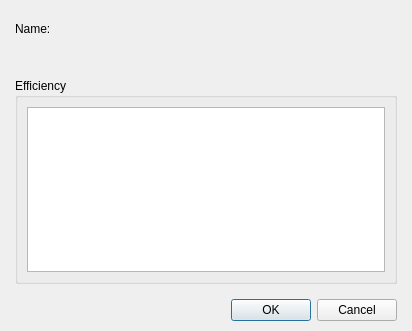
<?xml version="1.0" encoding="UTF-8"?>
<ui version="4.0">
 <class>DialogSystemElement</class>
 <widget class="QDialog" name="DialogSystemElement">
  <property name="geometry">
   <rect>
    <x>0</x>
    <y>0</y>
    <width>412</width>
    <height>331</height>
   </rect>
  </property>
  <property name="windowTitle">
   <string>Element</string>
  </property>
  <layout class="QGridLayout" name="gridLayout_2">
   <property name="leftMargin">
    <number>15</number>
   </property>
   <property name="topMargin">
    <number>10</number>
   </property>
   <property name="rightMargin">
    <number>15</number>
   </property>
   <property name="bottomMargin">
    <number>10</number>
   </property>
   <item row="0" column="0">
    <layout class="QVBoxLayout" name="verticalLayout_2" stretch="1,0">
     <property name="spacing">
      <number>15</number>
     </property>
     <item>
      <layout class="QVBoxLayout" name="verticalLayout" stretch="0,0,1">
       <item>
        <layout class="QHBoxLayout" name="horizontalLayout" stretch="0,1,0">
         <item>
          <widget class="QLabel" name="labelName">
           <property name="text">
            <string>Name:</string>
           </property>
          </widget>
         </item>
         <item>
          <widget class="WidgetTextLang" name="widgetTxtLangName" native="true">
           <property name="minimumSize">
            <size>
             <width>150</width>
             <height>0</height>
            </size>
           </property>
          </widget>
         </item>
         <item>
          <spacer name="horizontalSpacer">
           <property name="orientation">
            <enum>Qt::Horizontal</enum>
           </property>
           <property name="sizeHint" stdset="0">
            <size>
             <width>78</width>
             <height>38</height>
            </size>
           </property>
          </spacer>
         </item>
        </layout>
       </item>
       <item>
        <widget class="WidgetIcon" name="widgetIcon" native="true"/>
       </item>
       <item>
        <widget class="QGroupBox" name="groupBoxEfficiency">
         <property name="title">
          <string>Efficiency</string>
         </property>
         <layout class="QGridLayout" name="gridLayout">
          <item row="0" column="0">
           <widget class="WidgetSuperTree" name="treeViewEfficiency">
            <property name="horizontalScrollBarPolicy">
             <enum>Qt::ScrollBarAlwaysOff</enum>
            </property>
            <property name="editTriggers">
             <set>QAbstractItemView::NoEditTriggers</set>
            </property>
            <property name="indentation">
             <number>0</number>
            </property>
           </widget>
          </item>
         </layout>
        </widget>
       </item>
      </layout>
     </item>
     <item>
      <widget class="QDialogButtonBox" name="buttonBox">
       <property name="orientation">
        <enum>Qt::Horizontal</enum>
       </property>
       <property name="standardButtons">
        <set>QDialogButtonBox::Cancel|QDialogButtonBox::Ok</set>
       </property>
      </widget>
     </item>
    </layout>
   </item>
  </layout>
 </widget>
 <customwidgets>
  <customwidget>
   <class>WidgetSuperTree</class>
   <extends>QTreeView</extends>
   <header>widgetsupertree.h</header>
  </customwidget>
  <customwidget>
   <class>WidgetTextLang</class>
   <extends>QWidget</extends>
   <header>widgettextlang.h</header>
   <container>1</container>
  </customwidget>
  <customwidget>
   <class>WidgetIcon</class>
   <extends>QWidget</extends>
   <header>widgeticon.h</header>
   <container>1</container>
  </customwidget>
 </customwidgets>
 <resources/>
 <connections>
  <connection>
   <sender>buttonBox</sender>
   <signal>accepted()</signal>
   <receiver>DialogSystemElement</receiver>
   <slot>accept()</slot>
   <hints>
    <hint type="sourcelabel">
     <x>248</x>
     <y>254</y>
    </hint>
    <hint type="destinationlabel">
     <x>157</x>
     <y>274</y>
    </hint>
   </hints>
  </connection>
  <connection>
   <sender>buttonBox</sender>
   <signal>rejected()</signal>
   <receiver>DialogSystemElement</receiver>
   <slot>reject()</slot>
   <hints>
    <hint type="sourcelabel">
     <x>316</x>
     <y>260</y>
    </hint>
    <hint type="destinationlabel">
     <x>286</x>
     <y>274</y>
    </hint>
   </hints>
  </connection>
 </connections>
</ui>
